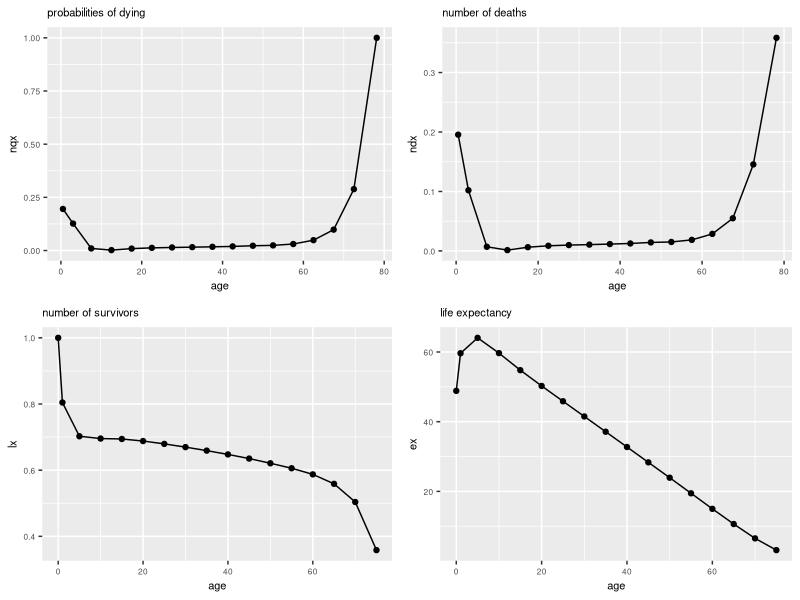

This chart was generated by the following R code:
#Demographic Methods - Practical 3 (Life Tables), by JE Romero-Prieto, PhD#
#https://github.com/Romero-Prieto/teaching#
rm(list = ls())                                                                 #Clearing all generated data if any.#
#install.packages("stringr")
#install.packages("ggplot2")
#install.packages("tidyverse")
#install.packages("gridExtra")
library(stringr)                                                                #To work with strings (i.e., any character, including letters, numbers, and symbols).#
library(ggplot2)                                                                #To draw plots.#
library(tidyverse)
library(gridExtra)

# Unspecified West African population (1975) #
x                    = c(0,1,5,10,15,20,25,30,35,40,45,50,55,60,65,70,75)       #The function c() combines values into a vector or list.
nMx                  = c(0.22650,0.03430,0.00198,0.00038,0.00180,0.00252,
                         0.00290,0.00318,0.00352,0.00390,0.00454,0.00490,
                         0.00622,0.00998,0.02066,0.06748,0.31780)

# Life table calculation, given nMx as an input and nax as a fraction of n#
radix                = 1                                                   #100,000 is a convention, but it could be any number. If the radix = 1, then lx and ndx become probabilities, and nLx and Tx quantify years rather than person-years (i.e., when there is only one person).# 
n                    = c(diff(x,1),NA)                                          #The function "diff(x,n)" returns the nth difference of x. The first difference of ages x is the length of the age intervals. The length of the open-ended age interval is undetermined and marked as "NA".# 
nax                  = c(0.3,0.4,rep(0.5, length(nMx) - 3),NA)                  #Depending on the book, nax could represent a number of years less than n, or simply it could be a fraction of n. The value 0.3 is assumed for high infant mortality and 0.1 for low mortality. Since those are coarse assumptions, for a discussion and precise values see: Romero-Prieto, Verhulst, and Guillot (2024). Estimating 1a0 and 4a1 in a life table: A model approach... Demography 61 (3), 643–664 https://doi.org/10.1215/00703370-11330227#
sEL                  = !is.na(n)                                                #In R, "!" is used to negate a function or a statement, and "is.na()" returns a selection of NA values. Therefore, "!is.na(n)" returns a selection of age intervals that are not undetermined.# 
nqx                  = n[sEL]*nMx[sEL]/(1 + n[sEL]*(1 - nax[sEL])*nMx[sEL])     #"n[sEL]" returns the selection of elements of n satisfying the statement or condition sEL, and "n[!sEL]" the selection of n that is not satisfying sEL.
nqx[!sEL]            = 1                                                        #This is a "memento mori" condition.#
npx                  = 1 - nqx                                                  
lx                   = cumprod(c(1,npx[sEL]))*radix                             #The function "cumprod()" returns the cumulative product of the elements involved.#                             
ndx                  = lx*nqx
nLx                  = n*(lx - ndx) + n*nax*ndx
nLx[!sEL]            = ndx[!sEL]/nMx[!sEL]                                      #This is a closure condition. The open-ended interval should satisfy the following conditions: lx == ndx, Tx == nLx, and ex == 1/nMx.#
Tx                   = sum(nLx) - (cumsum(nLx) - nLx)                           #Tx is the number of person-years levied above age x, then calculated as the sum of nLx from age x to the open-ended age interval.#
Tx                   = rev(cumsum(rev(nLx)))                                    #This is an alternative way of calculating Tx.#
ex                   = Tx/lx
LT                   = data.frame(x, n, nMx, nax, nqx, npx, lx, ndx, nLx, Tx, ex) #Consolidates all functions of a life table.#

print(LT)                                                                       #Prints the full life table.#
print(LT[,c("x","ex")])                                                         #Prints the age and the life expectancy of the life table.#
ex[x == 10]                                                                     #Returns the life expectancy at age 10.


# A. Determine the following quantities: #
# 1. The life expectancy at birth? #
# R Hint: Select form the vector if life expectancy the age that is reflecting the conditions at birth. #   
ex[x == 0]

# 2. The life expectancy at age 40? #
# R Hint: Select form the vector if life expectancy the age that is reflecting prospective mortality conditions at age 40. #
ex[x == 40]

# 3. The probability of dying in infancy? #
# R Hint: If infancy is defined as the firs year of life, select the probability of dying below the age 1. #
nqx[x == 0]

# 4. The number alive (in the life table) at exact age 50? #
# R Hint: lx represent an attrition process, resulting from a given number of births (the radix). You can return the value of that function at age 50. # 
lx[x == 50]

# 5. The number of (life table) deaths between exact ages 5 and 10? #
# R Hint (the formal): There are two approaches to quantifying deaths within aggregated age intervals: (i) summing the number of deaths across the relevant age intervals; and (ii) differentiating the function lx at the boundaries of the aggregated age interval. #    
sum(ndx[x >= 5 & x < 10])
lx[x == 5] - lx[x == 10]

# R Hint (the heuristic): This is a 5-year age interval and we are dealing with an abridged life table of 5-year age intervals (except for the first five years of life). There is only one value in this life table satisfying the age interval 5 to 10, i.e., 5d5.
ndx[x == 5]

# 6. The probability of surviving between exact ages 60 and 65? #
# R Hint (the formal): Use the function lx to calculate a conditional probability. The size of the cohort celebrating their 65th birthday divided by the size of the cohort who celebrated their 60th birthday, five years earlier.  
lx[x == 65]/lx[x == 60]

# R Hint (the heuristic): Considering the age intervals, there is only one value in this life table satisfying this condition, i.e., 5p60. #  
npx[x == 60]

# 7. The number of years lived between exact ages 1 and 5? #
# R Hint: You can sum the number of person-years between exact ages 1 and 5, and then divide by the radix of the life table as you only would have one person. #
sum(nLx[x >= 1 & x < 5])/radix                                                  #... either Adding up nLx.#
sum(Tx[x == 1] - Tx[x == 5])/radix                                              #or decumulating Tx.#

# 8. The total number of person-years lived in this life table? #
# R Hint: Function Tx quantifies that. Adding up nLx across all ages could be an alternative solution. # 
Tx[x == 0]
  
# B. Plot nqx, ndx, lx and ex against age. Note that some of these quantities pertain to an age group, others to an exact age. Your plots need to reflect that. #
# R Hint: While quantities at exact ages can be plotted at a given value of x, quantities representing age intervals should be plotted at the midpoint of the interval, i.e., x + n/2. The only exception is the open-ended age interval, which should be plotted at x + eₓ.
LT[,"x + n/2"]       = x + n/2                                                  #Generates a variable "x + n/2", indicating the mid-point of the age interval.#
LT[!sEL,"x + n/2"]   = x[!sEL] + ex[!sEL]                                       #As a convention, the expected or average length of the age interval is defined the age x, plus the life expectancy at age x.#
Y                    = list("nqx","ndx","lx","ex")                              #Defines a list of functions to be plotted.#
X                    = list("x + n/2","x + n/2","x","x")                        #Accounts for the difference in the x-axis when each function is plotted.#
t                    = list("probabilities of dying",
                            "number of deaths",
                            "number of survivors",
                            "life expectancy")                                  #Generates a list of titles for each function.#
Fi                   = list()                                                   #Defines "Fi" as a list of figures as we are using one figure per function to be plotted.#
for (i in 1:length(X)) {                                                        #To repeat the same set of commands per function to be plotted, making the code shorter and consitent.#
  Fi[[i]] <- local({                                                            #Adjudicates to a "local()" all information of the ith plot that will be located at Fi. This notation is just to prevent overwriting values every time a new function is plotted.#
    x  = LT[,X[[i]]]                                                            #Extracts from a life table the values of a function to be plotted.#
    y  = LT[,Y[[i]]]                                                            #Idem.#
    fi = data.frame(x,y)                                                        #Creates a data frame with the relevant information for the ith plot.#
    
    ggplot(data = fi,aes(x = x, y = y)) +
      geom_point() +
      geom_line() +
      labs(title = t[[i]], x = "age", y = Y[[i]]) +
      theme(plot.title = element_text(size = 8),
            axis.title = element_text(size = 8),
            axis.text = element_text(size = 6))                                 #Plots each function.#
    })
}
grid.arrange(Fi[[1]],Fi[[2]],Fi[[3]],Fi[[4]], nrow = 2)                         #Compiles all plots into one figure.#

# C. What is the probability of dying in the open-ended age interval? Explain your answer. #
# R hint: sEL selects all ages but the open-ended age interval. !sEL negates the statement sEL and returns just the open-ended age interval. You can use !sEL to select the probability of dying in the open ended-age interval.
nqx[!sEL]